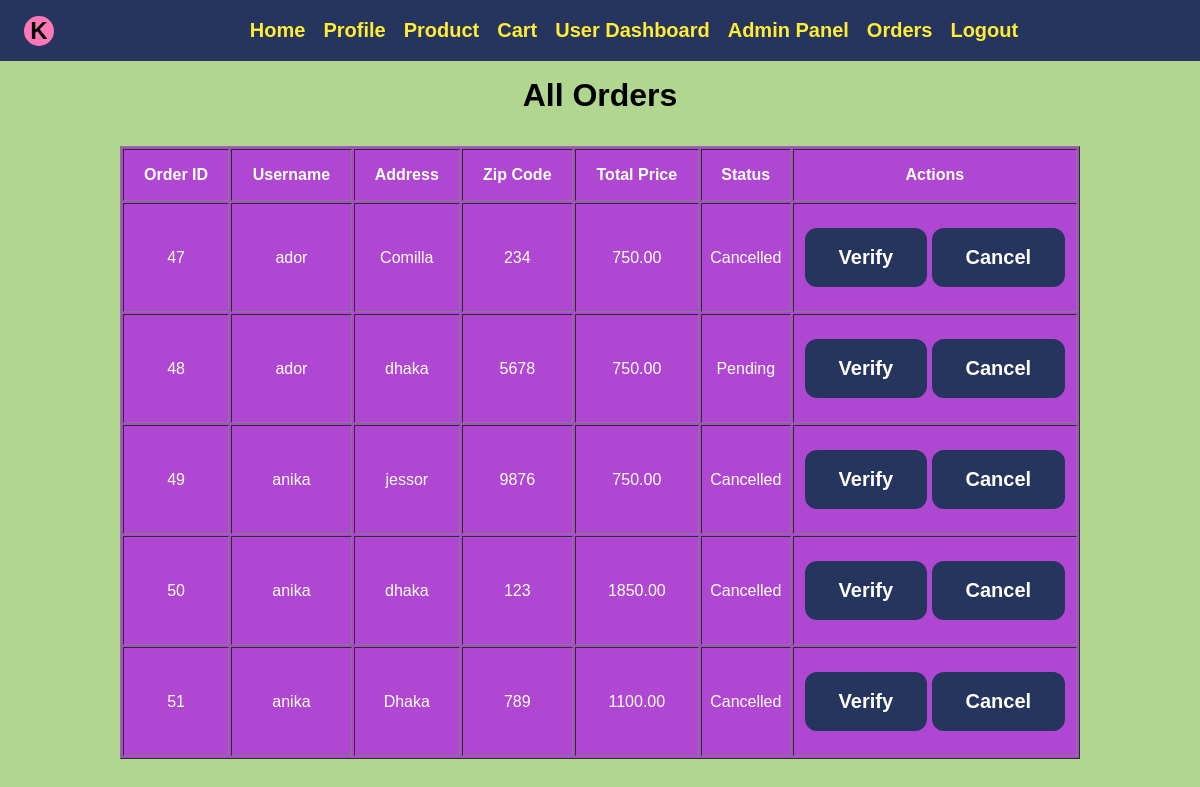
Page /admin_orders.php (signed in) on the committed database.
### tables this page shows
CREATE TABLE `billing_addresses` (
  `id` int(11) NOT NULL,
  `order_id` int(11) NOT NULL,
  `user_id` int(11) NOT NULL,
  `username` varchar(100) NOT NULL,
  `address` text NOT NULL,
  `zip_code` varchar(20) NOT NULL,
  `created_at` timestamp NOT NULL DEFAULT current_timestamp()
);

CREATE TABLE `orders` (
  `id` int(11) NOT NULL,
  `user_id` int(11) NOT NULL,
  `total_price` decimal(10,2) NOT NULL,
  `order_status` enum('Pending','Verified','Cancelled') DEFAULT 'Pending',
  `created_at` timestamp NOT NULL DEFAULT current_timestamp(),
  `updated_at` timestamp NOT NULL DEFAULT current_timestamp() ON UPDATE current_timestamp(),
  `payment_method` enum('Bkash','Nagad','Visa') NOT NULL DEFAULT 'Bkash'
);

CREATE TABLE `users` (
  `id` int(11) NOT NULL,
  `username` varchar(50) NOT NULL,
  `email` varchar(255) NOT NULL,
  `user_image` mediumtext DEFAULT NULL,
  `password` varchar(255) NOT NULL,
  `role` enum('user','admin') DEFAULT 'user'
);

### admin_orders.php (the view, shortened to what this page needs)
<?php
include 'config/db.php';
$query = "SELECT o.id AS order_id, u.username, b.address, b.zip_code, o.total_price, o.order_status, o.created_at
          FROM orders o
          JOIN users u ON o.user_id = u.id
          JOIN billing_addresses b ON o.id = b.order_id";
$result = $conn->query($query);
?>
<!DOCTYPE html>
<html lang="en">
<head>
    <link rel="stylesheet" href="style.css">
</head>
<body>
<div class="nav-container" >
<div class="logo-container"><p class="logo">K</p></div>
<nav class="nav-bar">
<a href="index.php">Home</a>
<a href="profile.php">Profile</a>
<a href="product.php">Product</a>
<a href="cart.php">Cart</a>
<a href="user_dashboard.php">User Dashboard</a>
<?php if (isset($_SESSION['role']) && $_SESSION['role'] == 'admin') { ?>
    <a href="admin.php">Admin Panel</a>
    <a href="admin_orders.php">Orders</a>
<?php } ?>
<?php if ( $_SESSION == true) { ?>
    <a href="logout.php">Logout</a>
<?php } ?>
</nav>
</div>
    <h1 style="width:fit-content; margin:1rem auto; font: size 4rem;">All Orders</h1>
    <table  class="orders" border="1">
        <thead>
            <tr>
                <th>Order ID</th>
                <th>Username</th>
                <th>Address</th>
                <th>Zip Code</th>
                <th>Total Price</th>
                <th>Status</th>
                <th>Actions</th>
            </tr>
        </thead>
        <tbody>
            <?php while ($row = $result->fetch_assoc()): ?>
                <tr>
                    <td><?php echo $row['order_id']; ?></td>
                    <td><?php echo htmlspecialchars($row['username']); ?></td>
                    <td><?php echo htmlspecialchars($row['address']); ?></td>
                    <td><?php echo htmlspecialchars($row['zip_code']); ?></td>
                    <td><?php echo $row['total_price']; ?></td>
                    <td><?php echo $row['order_status']; ?></td>
                    <td>
                        <form method="POST" action="verify_order.php">
                            <button type="submit" name="action" value="verify">Verify</button>
                            <button type="submit" name="action" value="cancel">Cancel</button>
                        </form>
                    </td>
                </tr>
            <?php endwhile; ?>
        </tbody>
    </table>
</body>
</html>

### style.css (style rules this page uses)
* { box-sizing: border-box; margin: 0; padding: 0; }
:root { --clr-gr:#B1D690; --clr-yel:#FEEC37; --clr-org:#FFA24C; --clr-pnk:#FF77B7; --clr-blu:#26355D; --clr-pur:#AF47D2; }
body { font-family: Arial, sans-serif; background-color: var(--clr-gr); }
nav a { margin-right: 10px; text-decoration: none; color: blue; }
.nav-container { display: flex; align-items: center; background-color: var(--clr-blu); color: var(--clr-yel); font-size: 1.5rem; font-weight: bold; justify-content: center; }
nav a { color: var(--clr-yel); }
.logo-container { display: flex; align-items: center; justify-content: center; margin: 0 1.5rem; background: var(--clr-pnk); width: 30px; height: 30px; border-radius: 50%; }
.logo { color: black; font-size: 1.5rem; font-weight: bolder; }
.nav-bar { display: flex; padding:1.2rem; gap:.5rem; justify-content: center; align-items: center; margin-left: auto; margin-right: auto; font-size: 1.25rem; }
button { padding: 1rem 2rem; border: 2px solid var(--clr-blu); border-radius: 12px; background-color: var(--clr-blu); font-size: 1.25rem; font-weight: bold; color: white; margin: 1.5rem auto; }
.orders { width: 80vw; margin: 2rem auto; text-align: center; background-color: var(--clr-pur); color: white; }
.orders th { padding: 1rem; }

### rows in the picture
billing_addresses: order "47", user.username "ador", address "Comilla", zip_code "234", order.total_price "750.00", order.order_status "Cancelled"
billing_addresses: order "48", user.username "ador", address "dhaka", zip_code "5678", order.total_price "750.00", order.order_status "Pending"
billing_addresses: order "49", user.username "anika", address "jessor", zip_code "9876", order.total_price "750.00", order.order_status "Cancelled"
billing_addresses: order "50", user.username "anika", address "dhaka", zip_code "123", order.total_price "1850.00", order.order_status "Cancelled"
billing_addresses: order "51", user.username "anika", address "Dhaka", zip_code "789", order.total_price "1100.00", order.order_status "Cancelled"
